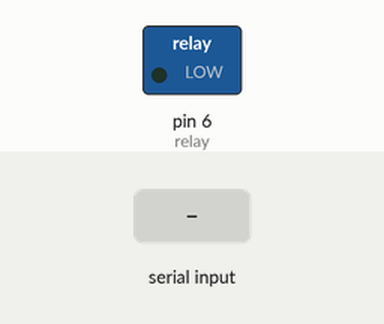
Simulated run of this sketch. Board: Arduino Uno, built with avr-gcc and run on an emulated ATmega328P. Parts: switched loads named in the sketch (green lamp = pin HIGH). The inputs (shaded band) are chosen by the test bench.

Above: at 1.2 s.
1.3 s: "90,45\n" received over Serial
At 2.1 s:
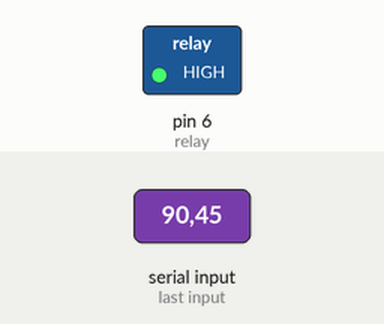
Timing chart, 0 to 4.3 s (numbered marks = the images above; inputs shaded):
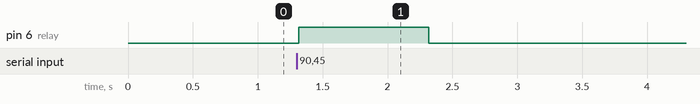

The sketch:

minecraftHealth.ino
```cpp
int relay = 6;
String d;
int health;
int tHealth = 29;

void setup() {
  Serial.begin(9600);
  Serial.setTimeout(10);
  pinMode(relay, OUTPUT);
}

void loop() {
}

void serialEvent() {
  if(Serial.available() > 0) {
    d = Serial.readString();
    Serial.end();
    Serial.begin(9600);

    health = d.toInt();
    if(health > 0) {
      digitalWrite(relay, HIGH);
      delay(1000);
      digitalWrite(relay, LOW);
    } else {
        digitalWrite(relay, LOW);
        }
  }
}
```

Measured:
- after the input at 1.3 s, pin 6 (relay): LOW → HIGH at once, → LOW 1.0 s later
